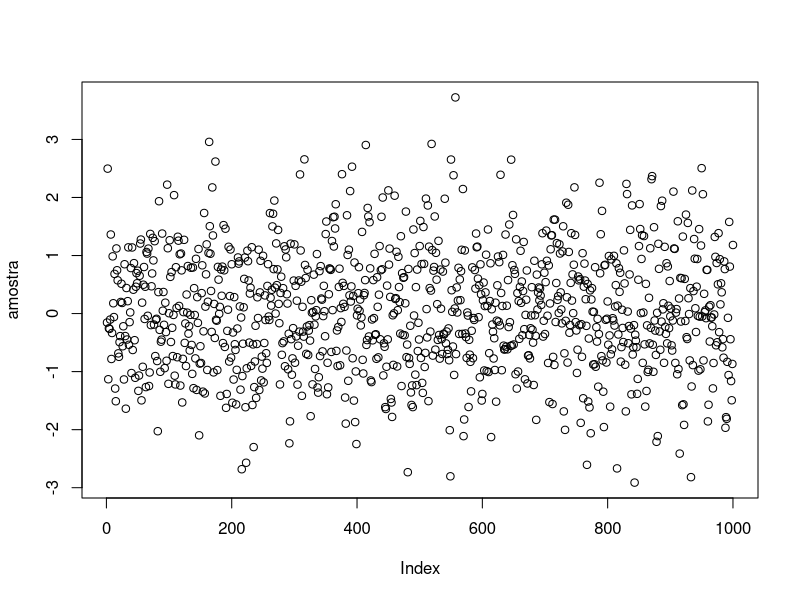

The R source for this figure:
## ---- chunk 1
#| echo: fenced

amostra <- rnorm(1000)
plot(amostra)
